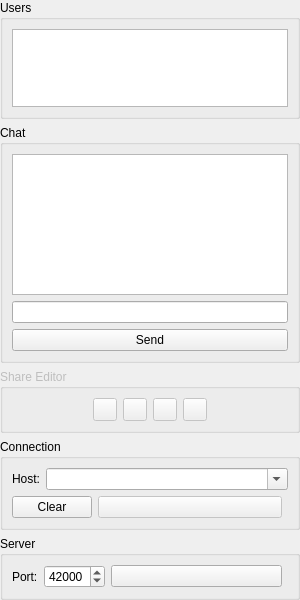
<?xml version="1.0" encoding="UTF-8"?>
<ui version="4.0">
 <class>ChatWidget</class>
 <widget class="QWidget" name="ChatWidget">
  <property name="geometry">
   <rect>
    <x>0</x>
    <y>0</y>
    <width>300</width>
    <height>600</height>
   </rect>
  </property>
  <property name="windowTitle">
   <string>Chat</string>
  </property>
  <layout class="QVBoxLayout" name="verticalLayout_2">
   <property name="leftMargin">
    <number>0</number>
   </property>
   <property name="topMargin">
    <number>0</number>
   </property>
   <property name="rightMargin">
    <number>0</number>
   </property>
   <property name="bottomMargin">
    <number>0</number>
   </property>
   <item>
    <widget class="QGroupBox" name="usersGroup">
     <property name="sizePolicy">
      <sizepolicy hsizetype="Preferred" vsizetype="Preferred">
       <horstretch>0</horstretch>
       <verstretch>1</verstretch>
      </sizepolicy>
     </property>
     <property name="title">
      <string>Users</string>
     </property>
     <layout class="QVBoxLayout" name="verticalLayout">
      <item>
       <widget class="QListWidget" name="usersList">
        <property name="focusPolicy">
         <enum>Qt::NoFocus</enum>
        </property>
        <property name="contextMenuPolicy">
         <enum>Qt::CustomContextMenu</enum>
        </property>
       </widget>
      </item>
     </layout>
    </widget>
   </item>
   <item>
    <widget class="QGroupBox" name="chatGroup">
     <property name="sizePolicy">
      <sizepolicy hsizetype="Preferred" vsizetype="Preferred">
       <horstretch>0</horstretch>
       <verstretch>2</verstretch>
      </sizepolicy>
     </property>
     <property name="title">
      <string>Chat</string>
     </property>
     <layout class="QVBoxLayout" name="verticalLayout_4">
      <item>
       <widget class="QTextEdit" name="chatEdit">
        <property name="focusPolicy">
         <enum>Qt::NoFocus</enum>
        </property>
        <property name="contextMenuPolicy">
         <enum>Qt::CustomContextMenu</enum>
        </property>
        <property name="readOnly">
         <bool>true</bool>
        </property>
       </widget>
      </item>
      <item>
       <widget class="E5ClearableLineEdit" name="messageEdit">
        <property name="toolTip">
         <string>Enter the text to send</string>
        </property>
       </widget>
      </item>
      <item>
       <widget class="QPushButton" name="sendButton">
        <property name="toolTip">
         <string>Press to send the text above</string>
        </property>
        <property name="text">
         <string>Send</string>
        </property>
       </widget>
      </item>
     </layout>
    </widget>
   </item>
   <item>
    <widget class="QGroupBox" name="sharingGroup">
     <property name="enabled">
      <bool>false</bool>
     </property>
     <property name="title">
      <string>Share Editor</string>
     </property>
     <layout class="QHBoxLayout" name="horizontalLayout">
      <item>
       <spacer name="horizontalSpacer_2">
        <property name="orientation">
         <enum>Qt::Horizontal</enum>
        </property>
        <property name="sizeHint" stdset="0">
         <size>
          <width>76</width>
          <height>20</height>
         </size>
        </property>
       </spacer>
      </item>
      <item>
       <widget class="QToolButton" name="shareButton">
        <property name="enabled">
         <bool>false</bool>
        </property>
        <property name="toolTip">
         <string>Press to toggle the shared status of the current editor</string>
        </property>
        <property name="checkable">
         <bool>true</bool>
        </property>
       </widget>
      </item>
      <item>
       <widget class="QToolButton" name="startEditButton">
        <property name="enabled">
         <bool>false</bool>
        </property>
        <property name="toolTip">
         <string>Press to start a shared edit</string>
        </property>
        <property name="checkable">
         <bool>true</bool>
        </property>
       </widget>
      </item>
      <item>
       <widget class="QToolButton" name="sendEditButton">
        <property name="enabled">
         <bool>false</bool>
        </property>
        <property name="toolTip">
         <string>Press to end the edit and send the changes</string>
        </property>
       </widget>
      </item>
      <item>
       <widget class="QToolButton" name="cancelEditButton">
        <property name="enabled">
         <bool>false</bool>
        </property>
        <property name="toolTip">
         <string>Press to cancel the shared edit</string>
        </property>
       </widget>
      </item>
      <item>
       <spacer name="horizontalSpacer">
        <property name="orientation">
         <enum>Qt::Horizontal</enum>
        </property>
        <property name="sizeHint" stdset="0">
         <size>
          <width>75</width>
          <height>20</height>
         </size>
        </property>
       </spacer>
      </item>
     </layout>
    </widget>
   </item>
   <item>
    <widget class="QGroupBox" name="connectGroup">
     <property name="title">
      <string>Connection</string>
     </property>
     <layout class="QVBoxLayout" name="verticalLayout_3">
      <item>
       <layout class="QHBoxLayout" name="horizontalLayout_3">
        <item>
         <widget class="QLabel" name="label_2">
          <property name="text">
           <string>Host:</string>
          </property>
         </widget>
        </item>
        <item>
         <widget class="E5ClearableComboBox" name="hostEdit">
          <property name="sizePolicy">
           <sizepolicy hsizetype="Expanding" vsizetype="Fixed">
            <horstretch>0</horstretch>
            <verstretch>0</verstretch>
           </sizepolicy>
          </property>
          <property name="toolTip">
           <string>Enter the host and port to connect to in the form &quot;host@port&quot;</string>
          </property>
          <property name="editable">
           <bool>true</bool>
          </property>
          <property name="insertPolicy">
           <enum>QComboBox::InsertAtTop</enum>
          </property>
          <property name="sizeAdjustPolicy">
           <enum>QComboBox::AdjustToMinimumContentsLength</enum>
          </property>
         </widget>
        </item>
       </layout>
      </item>
      <item>
       <layout class="QHBoxLayout" name="horizontalLayout_4">
        <item>
         <widget class="QPushButton" name="clearHostsButton">
          <property name="toolTip">
           <string>Press to clear the hosts list</string>
          </property>
          <property name="text">
           <string>Clear</string>
          </property>
         </widget>
        </item>
        <item>
         <widget class="QPushButton" name="connectButton">
          <property name="enabled">
           <bool>false</bool>
          </property>
          <property name="sizePolicy">
           <sizepolicy hsizetype="Expanding" vsizetype="Fixed">
            <horstretch>0</horstretch>
            <verstretch>0</verstretch>
           </sizepolicy>
          </property>
          <property name="text">
           <string/>
          </property>
          <property name="autoDefault">
           <bool>false</bool>
          </property>
         </widget>
        </item>
        <item>
         <widget class="E5Led" name="connectionLed" native="true">
          <property name="toolTip">
           <string>Shows the connection status</string>
          </property>
         </widget>
        </item>
       </layout>
      </item>
     </layout>
    </widget>
   </item>
   <item>
    <widget class="QGroupBox" name="serverGroup">
     <property name="title">
      <string>Server</string>
     </property>
     <layout class="QHBoxLayout" name="horizontalLayout_2">
      <item>
       <widget class="QLabel" name="label_4">
        <property name="text">
         <string>Port:</string>
        </property>
       </widget>
      </item>
      <item>
       <widget class="QSpinBox" name="serverPortSpin">
        <property name="toolTip">
         <string>Enter the server port</string>
        </property>
        <property name="minimum">
         <number>1025</number>
        </property>
        <property name="maximum">
         <number>65535</number>
        </property>
        <property name="singleStep">
         <number>1</number>
        </property>
        <property name="value">
         <number>42000</number>
        </property>
       </widget>
      </item>
      <item>
       <widget class="QPushButton" name="serverButton">
        <property name="sizePolicy">
         <sizepolicy hsizetype="Expanding" vsizetype="Fixed">
          <horstretch>0</horstretch>
          <verstretch>0</verstretch>
         </sizepolicy>
        </property>
        <property name="text">
         <string/>
        </property>
        <property name="autoDefault">
         <bool>false</bool>
        </property>
       </widget>
      </item>
      <item>
       <widget class="E5Led" name="serverLed" native="true">
        <property name="toolTip">
         <string>Shows the status of the server</string>
        </property>
       </widget>
      </item>
     </layout>
    </widget>
   </item>
  </layout>
 </widget>
 <customwidgets>
  <customwidget>
   <class>E5ClearableLineEdit</class>
   <extends>QLineEdit</extends>
   <header>E5Gui/E5LineEdit.h</header>
  </customwidget>
  <customwidget>
   <class>E5Led</class>
   <extends>QWidget</extends>
   <header>E5Gui/E5Led.h</header>
   <container>1</container>
  </customwidget>
  <customwidget>
   <class>E5ClearableComboBox</class>
   <extends>QComboBox</extends>
   <header>E5Gui/E5ComboBox.h</header>
  </customwidget>
 </customwidgets>
 <tabstops>
  <tabstop>serverButton</tabstop>
  <tabstop>serverPortSpin</tabstop>
  <tabstop>hostEdit</tabstop>
  <tabstop>connectButton</tabstop>
  <tabstop>clearHostsButton</tabstop>
  <tabstop>shareButton</tabstop>
  <tabstop>startEditButton</tabstop>
  <tabstop>sendEditButton</tabstop>
  <tabstop>cancelEditButton</tabstop>
  <tabstop>messageEdit</tabstop>
  <tabstop>sendButton</tabstop>
 </tabstops>
 <resources/>
 <connections/>
</ui>
